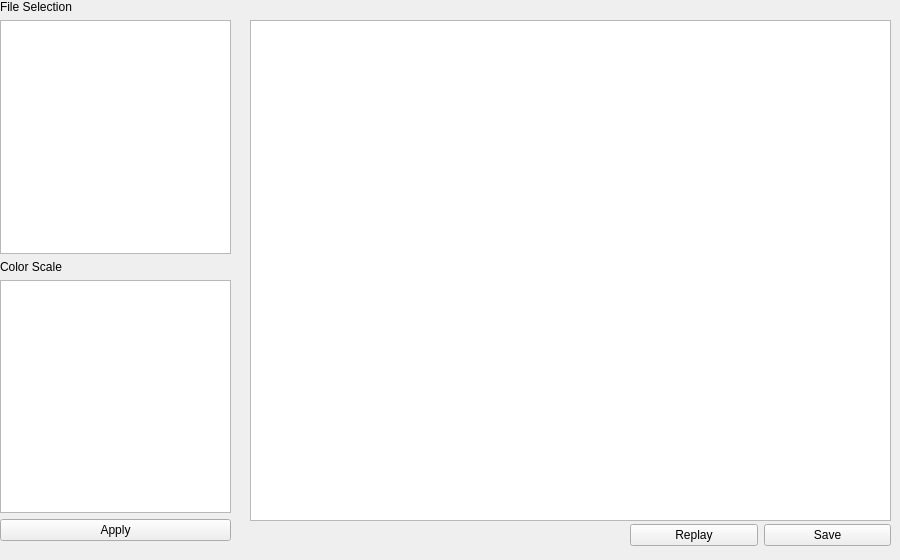
             <widget class="QWidget" name="page_43">
              <widget class="QGraphicsView" name="graphicsView_Vis_Res_cSca_Disp">
               <property name="geometry">
                <rect>
                 <x>250</x>
                 <y>20</y>
                 <width>641</width>
                 <height>501</height>
                </rect>
               </property>
              </widget>
              <widget class="QWidget" name="verticalLayoutWidget_23">
               <property name="geometry">
                <rect>
                 <x>0</x>
                 <y>0</y>
                 <width>231</width>
                 <height>541</height>
                </rect>
               </property>
               <layout class="QVBoxLayout" name="verticalLayout_25">
                <item>
                 <widget class="QLabel" name="label_Vis_Res_cSca_fSele">
                  <property name="text">
                   <string>File Selection</string>
                  </property>
                 </widget>
                </item>
                <item>
                 <widget class="QListWidget" name="listWidget_Vis_Res_cSca_fSele">
                  <property name="selectionMode">
                   <enum>QAbstractItemView::MultiSelection</enum>
                  </property>
                 </widget>
                </item>
                <item>
                 <widget class="QLabel" name="label_Vis_Res_cSca_cSca">
                  <property name="text">
                   <string>Color Scale</string>
                  </property>
                 </widget>
                </item>
                <item>
                 <widget class="QListWidget" name="listWidget_Vis_Res_cSca_cSca"/>
                </item>
                <item>
                 <widget class="QPushButton" name="pushButton_Vis_Res_cSca_Apply">
                  <property name="text">
                   <string>Apply</string>
                  </property>
                 </widget>
                </item>
               </layout>
              </widget>
              <widget class="QWidget" name="horizontalLayoutWidget_29">
               <property name="geometry">
                <rect>
                 <x>630</x>
                 <y>520</y>
                 <width>261</width>
                 <height>31</height>
                </rect>
               </property>
               <layout class="QHBoxLayout" name="horizontalLayout_34">
                <item>
                 <widget class="QPushButton" name="pushButton_Vis_Res_cSca_Replay">
                  <property name="text">
                   <string>Replay</string>
                  </property>
                 </widget>
                </item>
                <item>
                 <widget class="QPushButton" name="pushButton_Vis_Res_cSca_Save">
                  <property name="text">
                   <string>Save</string>
                  </property>
                 </widget>
                </item>
               </layout>
              </widget>
             </widget>
